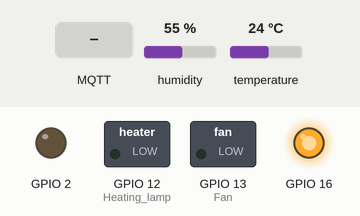
Bench run of a sketch on a simulated ESP8266 (NodeMCU). Shown: switched loads named in the sketch (green lamp = pin HIGH), output pins drawn as LEDs (lit = HIGH). The inputs (shaded band) are chosen by the test bench; at power-on: humidity 55 %, temperature 24 °C. WiFi joins after 1.5 s; servers stay silent unless stated; random numbers use the default seed unless the sketch sets one; no MQTT or app messages arrive unless stated; what the sketch prints to the serial monitor is not drawn.

Above: at 2.7 s.
2.8 s: MQTT message "ballpython" arrives on the first subscribed topic
At 14.3 s:
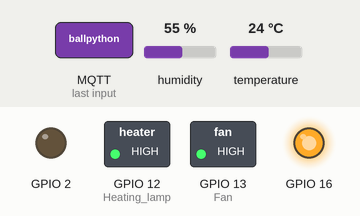
14.4 s: humidity set to 51 %
20.3 s: humidity set to 48 %
At 26.2 s:
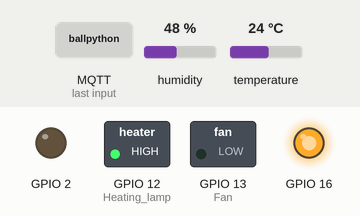
26.6 s: humidity set to 74 %
37.4 s: humidity set to 77 %
At 43.5 s:
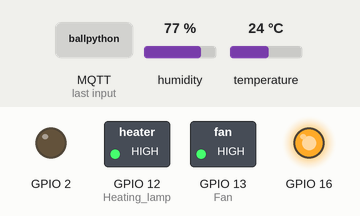
43.8 s: humidity set to 22 %
At 54.3 s:
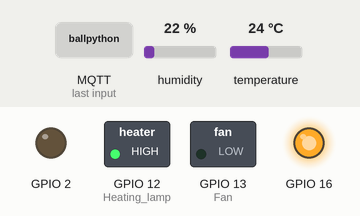
Timing chart, 0 to 55.8 s (numbered marks = the images above; inputs shaded):
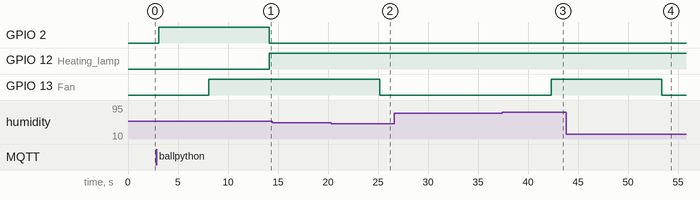

Measured:
- the behaviour switches between 50 and 49 % on humidity (found by bisection; images 1 and 2)
- the behaviour switches between 75 and 76 % on humidity (found by bisection; images 2 and 3)
- after the input at 2.8 s, GPIO 12 (Heating_lamp): LOW → HIGH after 11.3 s
- after the input at 14.4 s, every drawn part: stays the same
- after the input at 20.3 s, GPIO 13 (Fan): HIGH → LOW after 4.9 s
- after the input at 26.6 s, every drawn part: stays the same
- after the input at 37.4 s, GPIO 13 (Fan): LOW → HIGH after 4.9 s
- after the input at 43.8 s, GPIO 13 (Fan): HIGH → LOW after 9.6 s

The sketch:

Sssmarthome_esp.ino
```cpp
//Import libraries
#include <ESP8266WiFi.h>
#include <PubSubClient.h>
#include <DHT.h>

DHT dht(14, DHT22); // Initialize DHT sensor DHT22
const char* ssid = "ITEK 3rd";  //Wifi name
const char* password = "roedgroedmedfloede";  //Wi-Fi Password
const char* mqtt_server = "broker.mqtt-dashboard.com";
String mqttTopicTemp, mqttTopicHum;
char mqttTopicTempChar[80];
char mqttTopicHumChar[80];
char msgIN; // For converting byte to char.

WiFiClient espClient;
PubSubClient client(espClient);
unsigned long lastMsg = 0;
char msg[50];
char point1Msg[50];
int value = 0;
float templow;
float temphigh;
float humlow;
float humhigh;

void setup_wifi() {

  delay(10);
  // We start by connecting to a WiFi network
  Serial.println();
  Serial.print("Connecting to ");
  Serial.println(ssid);

  WiFi.mode(WIFI_STA);
  WiFi.begin(ssid, password);

  while (WiFi.status() != WL_CONNECTED) {
    delay(500);
    Serial.print(".");
  }

  randomSeed(micros());

  Serial.println("");
  Serial.println("WiFi connected");
  Serial.println("IP address: ");
  Serial.println(WiFi.localIP());
}

void callback(char* topic, byte* payload, unsigned int length) {

payload[length] = '\0'; //Convert payload byte to string.
  String s = String((char*)payload);

 //Compare value of string to preconfigured animal species.
  if (s == "ballpython") {
  Serial.println("Applying settings for ballpython, tlow 28°C, thi 30°C, hLow 50, hHi 75");
  templow = 28;
  temphigh = 30;
  humlow = 50;
  humhigh = 75;
  }
  else if (s == "dragon") {
  Serial.println("Applying settings for dragon, tlow 24°C, thi 29°C, hLow 50, hHi 75");
  templow = 24;
  temphigh = 29;
  humlow = 25;
  humhigh = 40;
}
  else if (s == "boa") {
  Serial.println("Applying settings for boa, tlow 27°C, thi 29°C, hLow 50, hHi 75");
  templow = 27;
  temphigh = 29;
  humlow = 55;
  humhigh = 75;
}
else if (s == "chameleon") {
  Serial.println("Applying settings for chameleon, tlow 25°C, thi 27°C, hLow 50, hHi 75");
  templow = 25;
  temphigh = 27;
  humlow = 65;
  humhigh = 80;
}
else if (s == "cornsnake") {
  Serial.println("Applying settings for cornsnake, tlow 25°C, thi 27°C, hLow 50, hHi 75");
  templow = 25;
  temphigh = 27;
  humlow = 40;
  humhigh = 50;
}
else if (s == "gtp") {
  Serial.println("Applying settings for gtp, tlow 26°C, thi 29°C, hLow 50, hHi 75");
  templow = 26;
  temphigh = 29;
  humlow = 50;
  humhigh = 80;
}
else if (s == "hognose") {
  Serial.println("Applying settings for hognose, tlow 25°C, thi 27°C, hLow 50, hHi 75");
  templow = 25;
  temphigh = 27;
  humlow = 30;
  humhigh = 65;
}
else if (s == "kingsnake") {
  Serial.println("Applying settings for kingsnake, tlow 26°C, thi 29°C, hLow 50, hHi 75");
  templow = 26;
  temphigh = 29;
  humlow = 35;
  humhigh = 60;
}
else if (s == "gecko") {
  Serial.println("Applying settings for gecko, tLow 26°C, tHi 28°C, hLow 50, hHi 75");
  templow = 26;
  temphigh = 28;
  humlow = 30;
  humhigh = 40;
}
else if (s == "rtortoise") {
  Serial.println("Applying settings for russian tortoise, tLow 22°C, tHi 30°C, hLow 50, hHi 75");
  templow = 22;
  temphigh = 30;
  humlow = 40;
  humhigh = 60;
}

else if (s == "OFF") {
Serial.println("Toggling automatic control OFF");
digitalWrite(16, LOW);
}

else if (s == "ON") {
Serial.println("Toggling automatic control ON");
digitalWrite(16, HIGH);

}
}


void reconnect() {
  // Loop until we're reconnected
  while (!client.connected()) {
    Serial.print("Attempting MQTT connection...");
    // Create a random client ID
    String clientId = "ESP8266Client-";
    clientId += String(random(0xffff), HEX);
    // Attempt to connect
    if (client.connect(clientId.c_str())) {
      Serial.println("connected");
      // Once connected, publish an announcement...
      client.publish("ssshome/animal/", "I'm Connected");
      // ... and resubscribe
      client.subscribe("ssshome/animal/");
      client.subscribe("ssshome/settings/toggleControl/");
//      client.subscribe("ssshome/custom/HL");
//      client.subscribe("ssshome/custom/HH");
//      client.subscribe("ssshome/custom/TL");
//      client.subscribe("ssshome/custom/TH");
    } else {
      Serial.print("failed, rc=");
      Serial.print(client.state());
      Serial.println(" try again in 5 seconds");
      // Wait 5 seconds before retrying
      delay(5000);
    }
  }
}

void setup() {
  // put your setup code here, to run once:
   pinMode(BUILTIN_LED, OUTPUT);     // Initialize the BUILTIN_LED pin as an output
   pinMode(12, OUTPUT); //Heating lamp
   pinMode(13, OUTPUT); //Fan
   pinMode(16, OUTPUT);
  Serial.begin(115200);
  setup_wifi();
  client.setServer(mqtt_server, 1883);
  client.setCallback(callback);
  dht.begin(); // Begin reading sensor data from DHT.
  digitalWrite(16, HIGH);


mqttTopicTemp = "ssshome/livedata/temp";
mqttTopicHum = "ssshome/livedata/hum";

mqttTopicTemp.toCharArray(mqttTopicTempChar, 80);
mqttTopicHum.toCharArray(mqttTopicHumChar, 80);

}
void loop() {
  if (!client.connected()) {
    reconnect();
  }
  client.loop();

  long now = millis();
  if (now - lastMsg > 2000) {
    lastMsg = now;
    ++value;
    Serial.print("Publishing live data: ");

    delay(1000);

    snprintf (point1Msg, 50, "%.1f", dht.readTemperature());
    Serial.print("Temperature °C: ");
    Serial.println(point1Msg);
    client.publish(mqttTopicTempChar, point1Msg); // EL/BAAA/School/2/A108/temp

    delay(50);

    snprintf (point1Msg, 50, "%.1f", dht.readHumidity());
    Serial.print("Humidity %: ");
    Serial.println(point1Msg);
    client.publish(mqttTopicHumChar, point1Msg);


 //-----Control for temperature ranges-----
  if(digitalRead(16) == HIGH){
    if (dht.readTemperature() < templow){
      digitalWrite(LED_BUILTIN, LOW);  // Turn the LED off by making the voltage HIGH
      digitalWrite(12, HIGH);
      Serial.println("Temperature is too low - adjusting..");
      client.publish("ssshome/warning/", "Temperature too low - adjusting..");
      delay(5000);
}
    else if (dht.readTemperature() > temphigh){
      digitalWrite(12, LOW);
      digitalWrite(LED_BUILTIN, HIGH);
      Serial.println("Temperature is too high - adjusting..");
      client.publish("ssshome/warning/", "Temperature too high - adjusting..");
      delay(5000);
  }

  //-----Control for humidity ranges------

  if (dht.readHumidity() < humlow){
      digitalWrite(13, LOW);
      Serial.println("Humidity is too low - please raise it..");
      client.publish("ssshome/warning/", "Humidity too low - please raise it");
      delay(5000);
}
    else if (dht.readHumidity() > humhigh){
      digitalWrite(13, HIGH);
      Serial.println("Humidity is too high - adjusting..");
      client.publish("ssshome/warning/", "Humidity too high - adjusting..");
      delay(5000);
  }
}
  if (digitalRead(16) == LOW){
    ;
  }
 }


}
```
